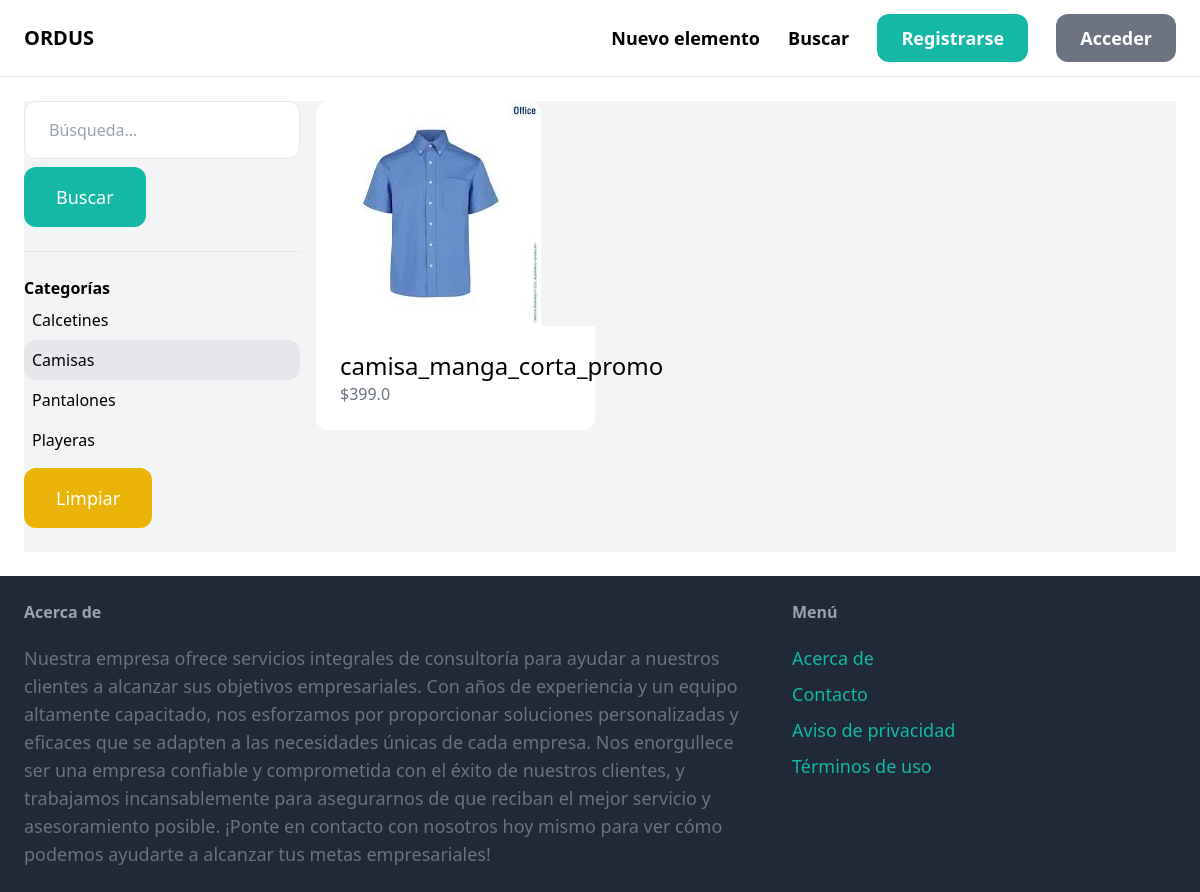
The app's page /items/?query=&category=1 with its own data.
### item/models.py (models this page shows, shortened)
class Category(models.Model):
    name=models.CharField(max_length=255)
    class Meta:
        ordering=('name',)
        verbose_name_plural = 'Categories'

class Item(models.Model):
    category = models.ForeignKey(Category, related_name='items', on_delete=models.CASCADE)
    name = models.CharField(max_length=255)
    description = models.TextField(blank=True, null=True)
    price = models.FloatField()
    image = models.ImageField(upload_to='item_images', blank=True, null=True)
    inventory = models.IntegerField()
    added = models.ForeignKey(User, related_name='items', on_delete=models.CASCADE)
    date = models.DateField()

### item/views.py (the view)
# urls.py: path('', views.items, name='items'),
def items(request):
    query = request.GET.get('query', '')
    categories = Category.objects.all()
    category_id = request.GET.get('category', 0)
    items = Item.objects.filter(inventory__gt=0)
    if category_id:
        items = items.filter(category_id=category_id)
    if query:
        items = items.filter(Q(name__icontains=query) | Q(description__icontains=query))
    return render(request, 'item/items.html', {
        'items': items,
        'query': query,
        'categories': categories,
        'category_id': int(category_id),
    })

### item/templates/item/items.html (shortened to what this page needs)
{% extends 'core/base.html' %}
{% block content %}
    <div class="pb-6 grid grid-cols-4 gap-4 bg-gray-100">
        <div class="col-span-1">
            <form method="det" action="{% url 'item:items' %}">
                <input name="query" class="w-full py-4 px-6 border rounded-xl" type="text" value="{{ query }}" placeholder="Búsqueda...">
                <button class="mt-2 py-4 px-8 text-lg bg-teal-500 text-white rounded-xl">Buscar</button>
            </form>
            <hr class="my-6 ">
            <p class="font-semibold">Categorías</p>
            <ul>
                {% for category in categories %}
                    <li class="py-2 px-2 rounded-xl {% if category.id == category_id %} bg-gray-200 {% endif %}">
                        <a href="{% url 'item:items' %}?query={{ query }}&category={{ category.id }}">{{ category.name }}</a>
                    </li>
                {% endfor %}
            </ul>
            <ul>
                <li><a href="{% url 'item:items' %}" class="mt-2 py-4 px-8 inline-block bg-yellow-500 text-lg rounded-xl text-white">Limpiar</a></li>
            </ul>
        </div>
        <div class="col-span-3">
            <div class="grid grid-cols-3 gap-3">
                {% for item in items %}
                <div>
                    <a href="{% url 'item:detail' item.id %}">
                        <div>
                            <img src="{{ item.image.url }}" class="rounded-t-xl">
                        </div>
                        <div class="p-6 bg-white rounded-b-xl">
                            <h2 class="text-2xl">{{ item.name }}</h2>
                            <p class="text-gray-500">${{ item.price }}</p>
                        </div>
                    </a>
                </div>
                {% endfor %}
            </div>
        </div>
    </div>
{% endblock  %}

### records on screen
Category: name "Calcetines"
Category: name "Camisas"
Category: name "Pantalones"
Category: name "Playeras"
Item: image (picture), name "camisa_manga_corta_promo", price "399.0"
